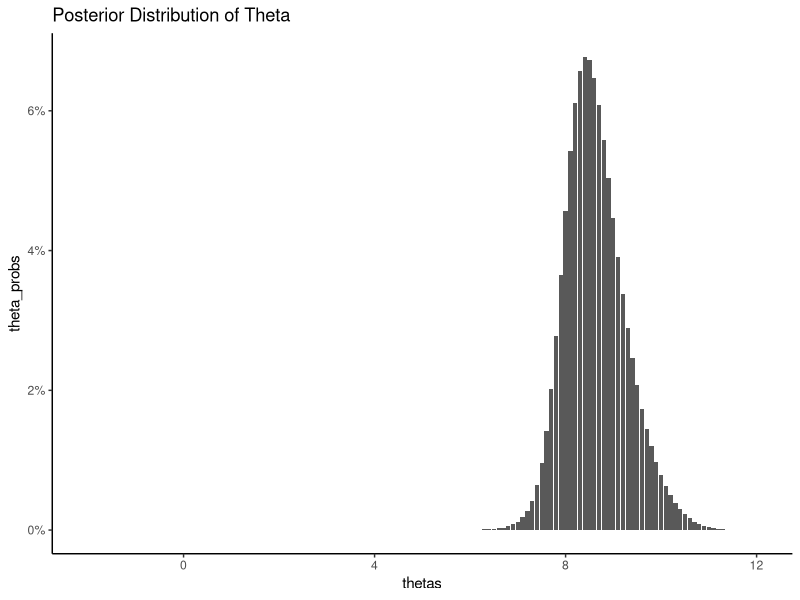
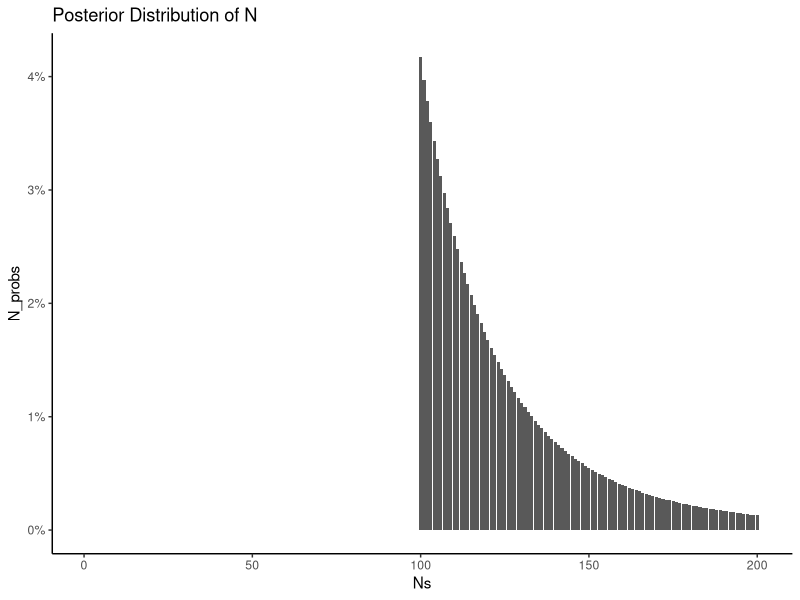
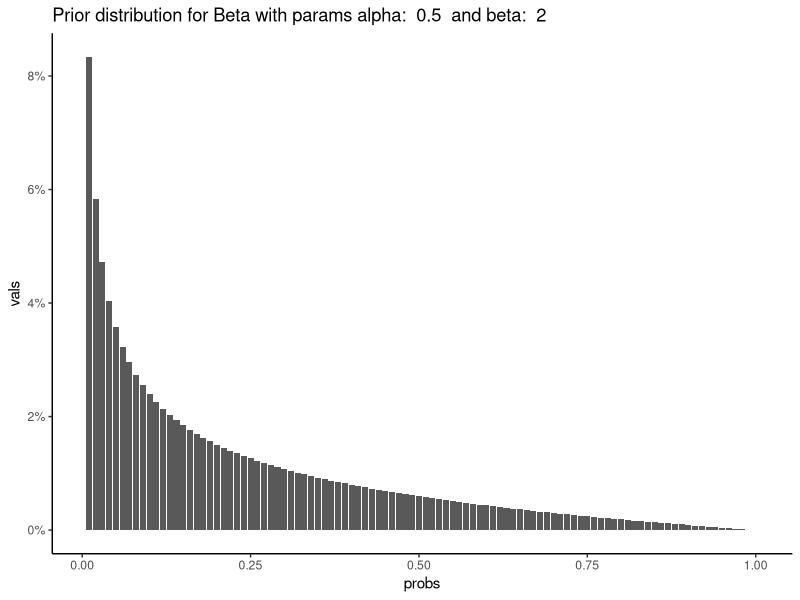
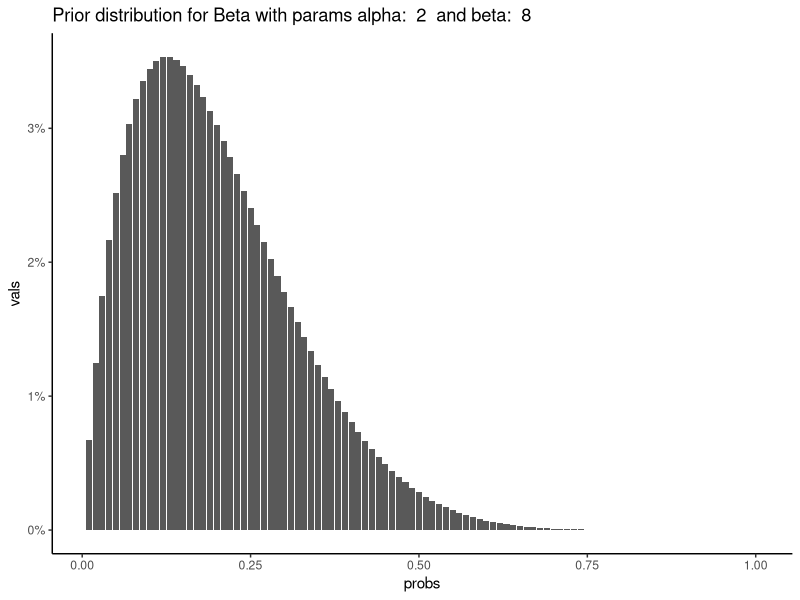
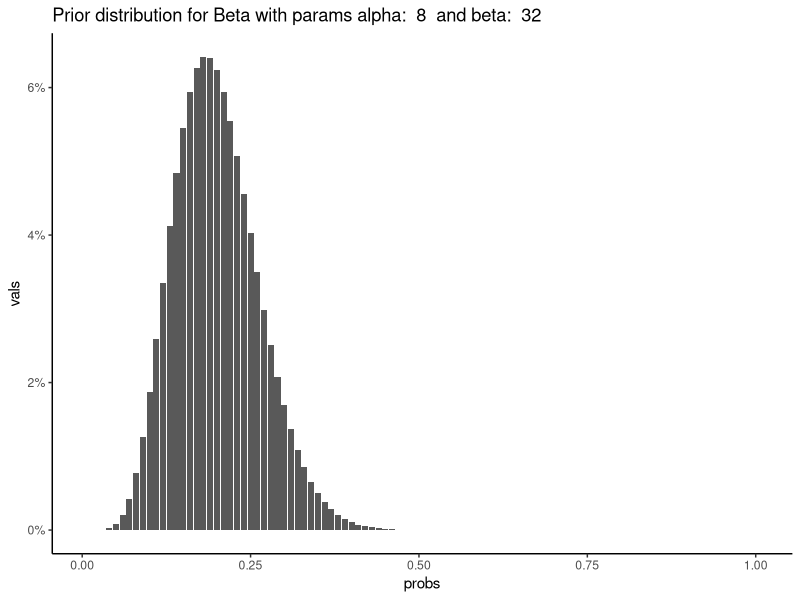
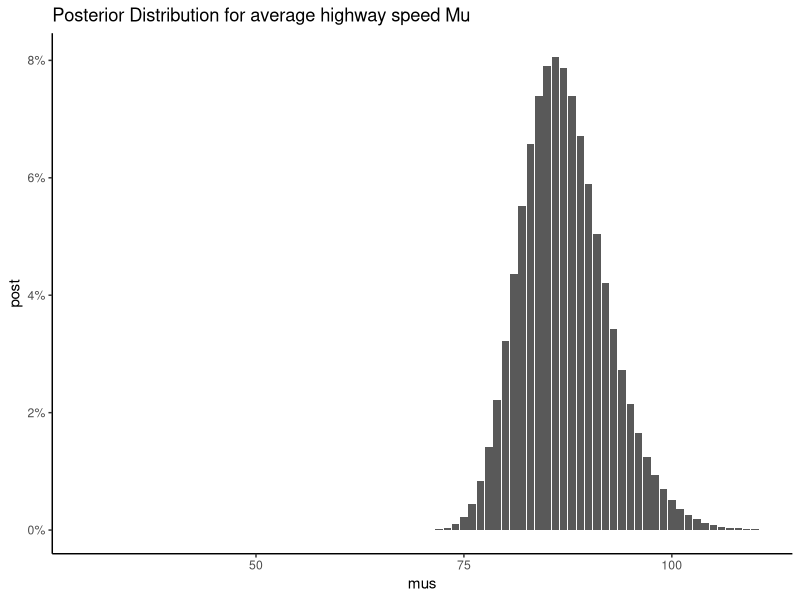
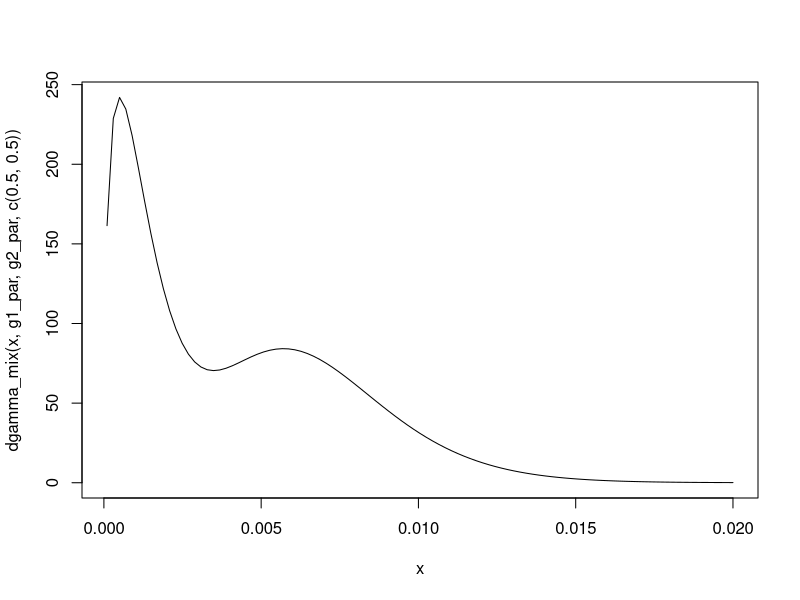
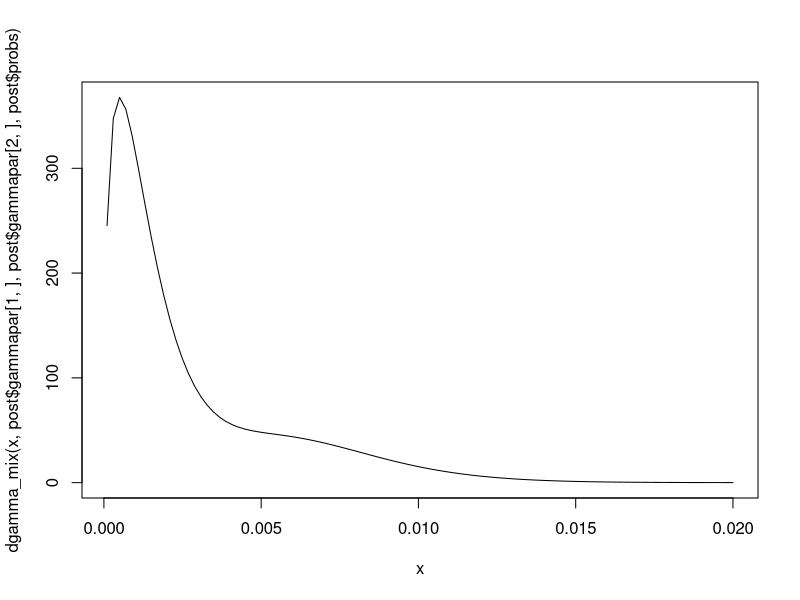

These charts were generated, in order, by the following R code:
## ---- chunk 1
library(LearnBayes) 
library(ggplot2) # not part of this book
## ---- chunk 2

posterior_density <- function(theta,data) {
  return(prod( 1/(1+(data - theta)^2) ))
}
ys <- c(0,10,9,8,11,3,3,8,8,11)

## 1
thetas <- seq(-2,12,by=0.1)

## 2
theta_probs <- sapply(thetas,posterior_density,data=ys)
theta_probs <- theta_probs / sum(theta_probs)
theta_df <- cbind.data.frame(thetas,theta_probs)

## 3
ggplot(theta_df,aes(thetas,theta_probs)) + 
  geom_col() +
  ggtitle("Posterior Distribution of Theta") +
  theme_classic() +
  scale_y_continuous(labels = scales::percent)

## We think it's highly unlikely that theta < 6, given the observed data
## It is probably somewhere around 8-9

## 4 - We'll compute these with brute force approximates from the discrete posterior
post_mean <- sum(thetas*theta_probs)
post_variance <-sum( theta_probs*(thetas - post_mean)^2 )
post_sd <- sqrt(post_variance)
c(post_mean,post_sd)

## ---- chunk 3
## 1
## Just do the algebra:
## I am confused, I get n+1 instead of n-1 when doing the transform

## 2 
ys <- c(751,594,1213,1126,819)
theta_sims <- rgamma(1000,5,sum(ys))

## 3
lambda_sims <- 1/theta_sims

## 4 
sum(ifelse(lambda_sims > 1000,1,0))/1000

## Our estimate of the probability that lambda > 1000 is the percentage of our sims where lambda > 1000
## ---- chunk 4
ys <- c(43,24,100,35,85)
B <- 200
Ns <- 1:B

posterior <- function(N,data) {
  return(ifelse( max(data)>N,0,1/N^length(data) ))
}

N_probs <- sapply(Ns,posterior,data = ys)
N_probs <- N_probs / sum(N_probs)

N_df <- cbind.data.frame(Ns,N_probs)
## a

ggplot(N_df,aes(Ns,N_probs)) + 
  geom_col() +
  ggtitle("Posterior Distribution of N") +
  theme_classic() +
  scale_y_continuous(labels = scales::percent)

## b
## We'll do the same brute force method as in Q1
post_mean <- sum(Ns*N_probs)
post_variance <-sum( N_probs*(Ns - post_mean)^2 )
post_sd <- sqrt(post_variance)
c(post_mean,post_sd)

## c
sum(N_df[N_df$Ns>150,]$N_probs)

## 13.9% chance that there are more than 150 taxis

## ---- chunk 5
## 1

a1 <- 100; b1 <- 100
a21 <- 500; b21 <- 500
a22 <- 1; b22 <- 1
p1_par <- c(a1,b1)
p2_par1 <- c(a21,b21)
p2_par2 <- c(a22,b22)
mix_par <- rbind(p2_par1,p2_par2)

p1_sims <- rbeta(1000,a1,b1)

ci <- c(0.05,0.95)
quantile(p1_sims,ci)
qbeta(ci,a1,b1)

## Our similated data has a 90% confidence interval approx. on .44,.56 as expected
## We can compute this explicitly for the beta(100,100) distribution as well

## Write function to sample from mixture distribution
## there might be an easier way to do this
## could generalize this to simulate from any distribution
rbetamix <- function(n,alphas,betas,probs) {
  ## function can take any number of beta distributions
  num_dists <- length(probs)
  
  ## randomly choose which parameters to use during simulation
  selections <- sample(1:num_dists,prob=probs,size=n,replace=TRUE)
  return(rbeta(n,alphas[selections],betas[selections]))
  
}

probs <- c(.9,.1)

p2_sims <- rbetamix(10000,c(a21,a22),c(b21,b22),probs)
quantile(p2_sims,ci)

alt_sims <- c(rbeta(9000,500,500),rbeta(1000,1,1))
quantile(alt_sims,ci)

## This second set of sims seems to not quite fit the prior belief
## the 90% CI seems to cover 46% - 54%
## The alternative method to simulate from the mixture shows the same



## 2
n <- 100; y <- 45
data <- c(y,n-y)

post1_sims <- rbeta(1000,a1+y,b1+n-y)
quantile(post1_sims,ci)

betapar <- rbind(p2_par1,p2_par2)
post2 <- binomial.beta.mix(probs,betapar,data)
post2_sims <- rbetamix(10000,post2$betapar[,1],post2$betapar[,2],post2$probs)
quantile(post2_sims,ci)

## The intervals for the given priors are respectively:
## .433,.531
## .468,.521

## Prior2 gives a tighter interval
## Something seems suspect here, perhaps I am doing the mixture wrong
## Our prior 90% Ci lower bound for prior 2 was 46%
##  We observed 45%, but our posterior lower bound has increased


## 3
n <- 100; y <- 30
data <- c(y,n-y)

post1_sims <- rbeta(1000,a1+y,b1+n-y)
quantile(post1_sims,ci)

betapar <- rbind(p2_par1,p2_par2)
post2 <- binomial.beta.mix(probs,betapar,data)
post2_sims <- rbetamix(10000,post2$betapar[,1],post2$betapar[,2],post2$probs)
quantile(post2_sims,ci)

## 4
## Our second prior resulting in a dramatic reaction to the unexpected 30/100 data point
## With the first prior, we are only slightly suspicious that the coin is unfair
## With the second prior, we are certain the coin is unfair
## Our decision is dependent on our choice of prior

## ---- chunk 6
## 1
n <- 20; y <- 8
dbinom(8,20,.2)
## There is a 2.2% chance of observing exactly 8 correct guesses in 20 tries if the person does not have ESP
## But the p-value is a little bit different
##   It is the probabilty of observing a value AT LEAST this extreme
##   So we need to include the probabilities of more extreme values
##   We sum the probabilities of 8 or any larger value of correct guesses
##   Usually we would multiply by 2 to include the lower tail, but...
##   we will not do that here due to the context of the problem
##   People with ESP are restricted to the higher tail
##   Someone whose p-value is likely less than .2 definitely does NOT have ESP

sum(dbinom(8:20,20,.2))

## The p-value of 0.03 < 0.05 suggests this person has ESP per standard statistics


## 2
p <- 0.2
probs <- c(p,1-p)
a <- 1; b <- 4; beta_par <- c(a,b)

## We are saying it's 50/50 if someone does not have ESP or
##   they have some level of ESP given by the beta distribution
pbetat(p,.5,beta_par,c(y,n-y))

## The pvalue here is .277, bayesian inference is less convinced of ESP than traditional methods

## 3
## a quick function to plot beta priors
ggbetaprior <- function(pars,probs) {
  vals <- dbeta(probs,pars[1],pars[2])
  vals <- vals / sum(vals)
  plot_df <- cbind.data.frame(probs,vals)
  return(
      ggplot(plot_df,aes(probs,vals)) + 
          geom_col() +
          ggtitle(paste("Prior distribution for Beta with params alpha: ", pars[1]," and beta: ", pars[2])) +
          theme_classic() +
          scale_y_continuous(labels = scales::percent)
  )
}

ps <- seq(0.01,1,by = 0.01)
par1 <- c(.5,2)
pbetat(p,.5,par1,c(y,n-y))
ggbetaprior(par1,ps)
par2 <- c(2,8)
pbetat(p,.5,par2,c(y,n-y))
ggbetaprior(par2,ps)
par3 <- c(8,32)
pbetat(p,.5,par3,c(y,n-y))
ggbetaprior(par3,ps)

## 4
## Our conclusion that the person does not have ESP is indifferent to the prior selection (among the given choices)
## This exercise is a good example of the Bayes philosophpy in general. Traditional statistics limits us to believing what we see. 
## If a person scores 8/20, then our best guess according to traditional statistics is that this person guesses 40%, we then ask if this sufficiently far from 20% for us to conclude this person has ESP
## In the Bayesian framework, we allow ourselves to believe, a priori, that ESP doesn't exist. We need to see stronger evidence against this hypothesis to change our mind. The strenght of evidence required depends on our selection of prior distribution

## ---- chunk 7
## I'm confused: what is the definition of a 'flat prior'? This sounds like a
## uniform prior, but Mu has infinite range I'll try to estimate all this with
## discrete math see below, the flat prior selection seems to be equivalent to a constant prior or no prior at all

mus <- 30:110
likelihood <- function(mu,sigma,s,f) {
  return( (pnorm(70,mu,sigma)^s)*(1-pnorm(70,mu,sigma))^f  )
}

## Note that I am multiplying by the prior density 1/80
##  In fact, this calculation makes no difference because it is a constant
##    and I divide it out in the next line
post_vals <- (1/80) * likelihood(mus,10,1,17)
post <- post_vals / sum(post_vals)
plot_df <- cbind.data.frame(mus,post)

ggplot(plot_df,aes(mus,post)) + 
  geom_col() +
  ggtitle("Posterior Distribution for average highway speed Mu") +
  theme_classic() +
  scale_y_continuous(labels = scales::percent)


## The posterior mean can be approximated by the discrete distribution
sum(mus*post)

## The posterior mean of ~87 mph is our point estimate for the average highway speed

## 3
sum(plot_df[plot_df$mus>=80,]$post)

## There is a 94% chance the average speed is higher than 80
## ---- chunk 8
g1_par <- c(1.5,1000)
g2_par <- c(7,1000)
probs <- c (.5,.5)

dgamma_mix <- function(x,g1_par1,g1_par2,probs) {
  return(probs[1] * dgamma(x,g1_par[1],g1_par[2]) + probs[2] * dgamma(x,g2_par[1],g2_par[2]))
}

## 1
curve(dgamma_mix(x,g1_par,g2_par,c(.5,.5)),0.0001,0.02)

## 2
y <- c(4)
e <- c(1767)
s <- e-y
gammapar <- rbind(g1_par,g2_par)
post <- poisson.gamma.mix(c(.5,.5),gammapar,list(y=y,t=e))
lambdas <- seq(0.0001,0.0200,by = 0.0001)

prior_densities <- dgamma_mix(lambdas,g1_par,g2_par,c(.5,.5))
prior_densities <- prior_densities / sum(prior_densities)
priors <- cbind.data.frame(lambdas,prior_densities,"prior")
names(priors) <- c("lambdas","density","distribution")

post_densities <- dgamma_mix(lambdas,post$gammapar[1,],post$gammapar[2,],post$probs)
post_densities <- post_densities / sum(post_densities)
posts <- cbind.data.frame(lambdas,post_densities,"posterior")
names(posts) <- c("lambdas","density","distribution")

plot_df <- rbind.data.frame(priors,posts)


curve(dgamma_mix(x,post$gammapar[1,],post$gammapar[2,],post$probs),0.0001,0.02)

## gonna do the plots in ggplot

ggplot(plot_df,aes(x=lambdas,y=density,color=distribution)) +
  geom_line() +
  ggtitle("Prior and Posterior Distributions for Mixture of Gammas") +
  theme_classic() +
  scale_y_continuous(labels = scales::percent)

## 4

## I am confused by the distribution functions here
## I think the two calculations below should return approximately the same answer, they do not
l <- 0.005
sum(posts[posts$lambdas>=0.005,]$density)
1 - (post$probs[1] * pgamma(l,post$gammapar[1,1],post$gammapar[1,2]) +
     post$probs[2] * pgamma(l,post$gammapar[2,1],post$gammapar[2,2]))

## the two curves below should be the same, but are not... #confused
curve(.76*dgamma(x,5.5,2767) + .24*dgamma(x,11,2767),xlim=c(0,.02))
curve(dgamma_mix(x,post$gammapar[1,],post$gammapar[2,],post$probs),0.0001,0.02)
      


## 5
## We put more weight in the first person's prior
## ---- chunk 9

ys <- c(751,594,1213,1126,819)
theta_sims <- rgamma(1000,5,sum(ys))

## 3
lambda_sims <- 1/theta_sims

## 4 
sum(ifelse(lambda_sims > 1000,1,0))/1000

n_lightbulbs <- 12
y4 <- 100
y8 <- 300
like <- function(lambda) {
  return( pexp(100,1/lambda) ^ 3 * dexp(1-.1/lambda) * (pexp(300,1/lambda)-pexp(100,1/lambda))^3 * dexp(300,1/lambda)*(1-pexp(300,1/lambda))^4)
}

prior <- function(lambda) {
  return(1/lambda)
}

posterior <- function (lambda) {
  return(prior(lambda) * like(lambda))
}

lambdas <- 1:2000
posts <- posterior(lambdas) / sum(posterior(lambdas))
plot_df <- cbind.data.frame(lambdas,posts)


## 1
ggplot(plot_df,aes(lambdas,posts)) + 
  geom_col() +
  ggtitle("Posterior Distribution for lambda") +
  theme_classic() +
  scale_y_continuous(labels = scales::percent)

## 2
post_mean <- sum(lambdas*posts)
post_sd <- sqrt( sum(posts*(lambdas-post_mean)^2)   )

## 3
sum(plot_df[plot_df$lambdas >= 300 & plot_df$lambdas <= 500,]$posts)

## There's a 44% chance that lambda is between 300 and 500
